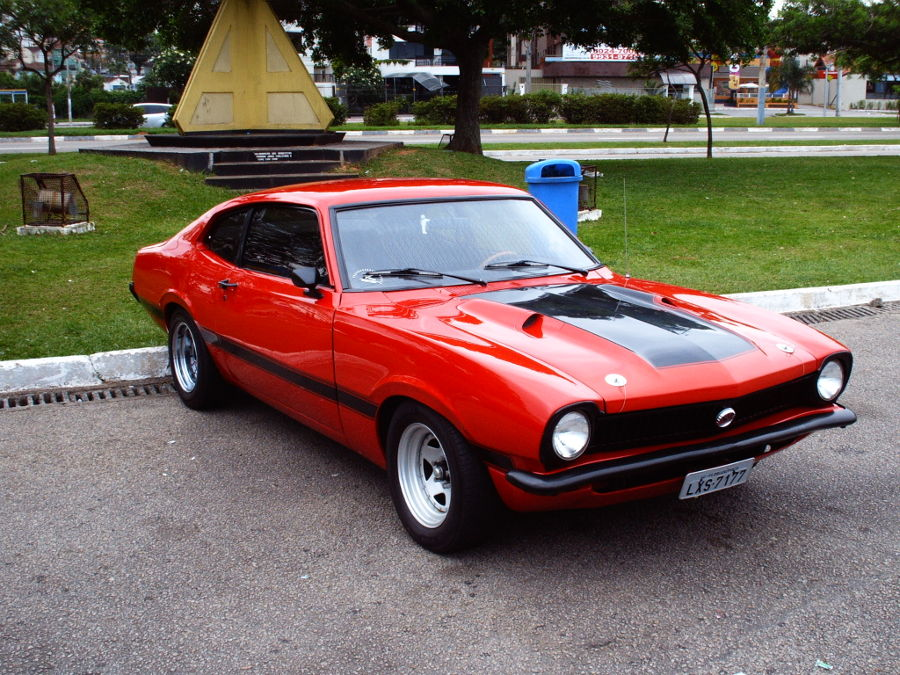
#> input picture data/car-01.jpg, 900 x 675 px
$ jupyter execute --allow-errors Filters.ipynb   (shell and % lines are left out)   (older library calls are emulated)
#> lines starting #> are read from the running program, lines starting #| are printed output that depends on the picture
### jupyter/fastaniso.py
import numpy as np
import warnings

def anisodiff(img,niter=1,kappa=50,gamma=0.1,step=(1.,1.),option=1,ploton=False):
    """
    Anisotropic diffusion.

    Usage:
    imgout = anisodiff(im, niter, kappa, gamma, option)

    Arguments:
            img    - input image
            niter  - number of iterations
            kappa  - conduction coefficient 20-100 ?
            gamma  - max value of .25 for stability
            step   - tuple, the distance between adjacent pixels in (y,x)
            option - 1 Perona Malik diffusion equation No 1
                     2 Perona Malik diffusion equation No 2
            ploton - if True, the image will be plotted on every iteration

    Returns:
            imgout   - diffused image.

    kappa controls conduction as a function of gradient.  If kappa is low
    small intensity gradients are able to block conduction and hence diffusion
    across step edges.  A large value reduces the influence of intensity
    gradients on conduction.

    gamma controls speed of diffusion (you usually want it at a maximum of
    0.25)

    step is used to scale the gradients in case the spacing between adjacent
    pixels differs in the x and y axes

    Diffusion equation 1 favours high contrast edges over low contrast ones.
    Diffusion equation 2 favours wide regions over smaller ones.

    Reference:
    P. Perona and J. Malik.
    Scale-space and edge detection using ansotropic diffusion.
    IEEE Transactions on Pattern Analysis and Machine Intelligence,
    12(7):629-639, July 1990.

    Original MATLAB code by Peter Kovesi
    School of Computer Science & Software Engineering
    The University of Western Australia
    pk @ csse uwa edu au
    <http://www.csse.uwa.edu.au>

    Translated to Python and optimised by Alistair Muldal
    Department of Pharmacology
    University of Oxford
    <alistair.muldal@pharm.ox.ac.uk>

    June 2000  original version.
    March 2002 corrected diffusion eqn No 2.
    July 2012 translated to Python

    April 2019 - Corrected for Python 3.7 - AvW
    """

    # ...you could always diffuse each color channel independently if you
    # really want
    if img.ndim == 3:
        warnings.warn("Only grayscale images allowed, converting to 2D matrix")
        img = img.mean(2)

    # initialize output array
    img = img.astype('float32')
    imgout = img.copy()

    # initialize some internal variables
    deltaS = np.zeros_like(imgout)
    deltaE = deltaS.copy()
    NS = deltaS.copy()
    EW = deltaS.copy()
    gS = np.ones_like(imgout)
    gE = gS.copy()

    # create the plot figure, if requested
    if ploton:
        import pylab as pl
        from time import sleep

        fig = pl.figure(figsize=(20,5.5),num="Anisotropic diffusion")
        ax1,ax2 = fig.add_subplot(1,2,1),fig.add_subplot(1,2,2)

        ax1.imshow(img,interpolation='nearest')
        ih = ax2.imshow(imgout,interpolation='nearest',animated=True)
        ax1.set_title("Original image")
        ax2.set_title("Iteration 0")

        fig.canvas.draw()

    for ii in range(niter):

        # calculate the diffs
        deltaS[:-1,: ] = np.diff(imgout,axis=0)
        deltaE[: ,:-1] = np.diff(imgout,axis=1)

        # conduction gradients (only need to compute one per dim!)
        if option == 1:
            gS = np.exp(-(deltaS/kappa)**2.)/step[0]
            gE = np.exp(-(deltaE/kappa)**2.)/step[1]
        elif option == 2:
            gS = 1./(1.+(deltaS/kappa)**2.)/step[0]
            gE = 1./(1.+(deltaE/kappa)**2.)/step[1]

        # update matrices
        E = gE*deltaE
        S = gS*deltaS

        # subtract a copy that has been shifted 'North/West' by one
        # pixel. don't as questions. just do it. trust me.
        NS[:] = S
        EW[:] = E
        NS[1:,:] -= S[:-1,:]
        EW[:,1:] -= E[:,:-1]

        # update the image
        imgout += gamma*(NS+EW)

        if ploton:
            iterstring = "Iteration %i" %(ii+1)
            ih.set_data(imgout)
            ax2.set_title(iterstring)
            fig.canvas.draw()
            # sleep(0.01)

    return imgout

# [137 lines left out: function anisodiff3, not called in this run]

### jupyter/Filters.ipynb
<a href="https://drive.google.com/open?id=1r5voXzSv-AFZFyGwgu-UCX7BvrudQDH8"></a>&nbsp; &nbsp;<a href="https://github.com/awangenh/vision"></a>&nbsp; &nbsp;<a href="https://codigos.ufsc.br/awangenh/vision"></a>&nbsp; &nbsp;<a href=""></a>&nbsp; &nbsp; <a href=""></a>&nbsp; &nbsp;<a href=""></a>&nbsp; &nbsp;<a href=""></a>

<small>Observe that, if you chose to *Open in Colab* you'll be redirected to read-only notebooks that you'll have to right-click on and chose to *Open  in Colab* again.</small>

### Cloning the ***Computer Vision*** repository from a Git

[cell 1]
# To clone from our personal Github mirror (may be out of sync):

[cell 2]
# To clone from UFSC's Institutional Gitlab (always the latest version):

### Common Initializations

# Simple Filters

This section discusses simple filters. Some of these filter employ simple mathematical operations, such as mean or media, other employ simples convolutions, such as Gaussian, low-pass, high-pass or band-pass filters.

### Filters in OpenCV

OpenCV implements a huge palette of filters. You'll find some documentation on these pages:
- Methods: https://docs.opencv.org/3.4.1/d4/d86/group__imgproc__filter.html
- Explanations: https://docs.opencv.org/3.0-beta/modules/imgproc/doc/filtering.html

We will demonstrate a few here. OpenCV also allows you to develop any custom convolutional filter using  the OpenCV function [filter2D()](https://docs.opencv.org/3.4.3/d5/df1/group__imgproc__hal__functions.html#ga42c2468ab3a1238fbf48458c57169081) to create your own linear filters. Here's an official tutorial: https://docs.opencv.org/3.4.3/d4/dbd/tutorial_filter_2d.html.

Mathematical Morphology filters we will handle in a separate, specific notebook.

The **Median Blur** smoothes an image using the median filter with the $(\texttt{ksize} \times \texttt{ksize})$ aperture. Each channel of a multi-channel image is processed independently. Parameters:

    src – input 1-, 3-, or 4-channel image; when ksize is 3 or 5, the image depth should be CV_8U, CV_16U, or CV_32F, for larger aperture sizes, it can only be CV_8U.
    dst – destination array of the same size and type as src.
    ksize – aperture linear size; it must be odd and greater than 1, for example: 3, 5, 7 ...

[cell 3]
from ipywidgets import interact_manual
import matplotlib.pyplot as plt
import cv2

# load the image and perform pyramid mean shift filtering
# to aid the thresholding step
image = cv2.imread("../data/car-01.jpg")
#> image is the input picture: shape (675, 900, 3); mean B, G, R 91.3, 99.3, 115.6
image = cv2.cvtColor(image, cv2.COLOR_BGR2RGB)
#> the sliders are set to ksize = 36

def my_median_blur(ksize = 11):
#> the sliders are set to spatialWindow = 26, colorWindow = 51
    global image
    # The Median Filter smoothes an image using the median filter.
    shifted = cv2.medianBlur(image, ksize=ksize)

    fig, axes = plt.subplots(nrows = 1,ncols=2, figsize=(20, 7), sharex=True, sharey=True)
    ax = axes.ravel()

    ax[0].imshow(image)
    ax[0].set_title('Original image')

    ax[1].imshow(shifted)
    ax[1].set_title('Median-Blurred')

    for a in ax:
        a.axis('off')

    fig.tight_layout()
    plt.show()

#> (the rest of this cell did not finish here and is left out)

The **Mean Shift Filter** performs the initial step of a meanshift segmentation of an image. Parameters:

    cv2.pyrMeanShiftFiltering(src, sp, sr[, dst[, maxLevel[, termcrit]]]) → dst
    src – The source 8-bit, 3-channel image.
    dst – The destination image of the same format and the same size as the source.
    sp – The spatial window radius.
    sr – The color window radius.
    maxLevel – Maximum level of the pyramid for the segmentation.
    termcrit – Termination criteria: when to stop meanshift iterations.

[cell 4]
from ipywidgets import interact_manual
import matplotlib.pyplot as plt
import cv2

# load the image and perform pyramid mean shift filtering
# to aid the thresholding step
image = cv2.imread("../data/car-01.jpg")
image = cv2.cvtColor(image, cv2.COLOR_BGR2RGB)

def my_mean_sfift (spatialWindow = 21, colorWindow = 51):
#> called with spatialWindow = 26, colorWindow = 51
    global image
    # The Mean Shift Filter performs the initial step of meanshift segmentation of an image.
    shifted = cv2.pyrMeanShiftFiltering(image, sp=spatialWindow, sr=colorWindow)

    fig, axes = plt.subplots(nrows = 1,ncols=2, figsize=(20, 7), sharex=True, sharey=True)
    ax = axes.ravel()

    ax[0].imshow(image)
    ax[0].set_title('Original image')

    ax[1].imshow(shifted)
    ax[1].set_title('Mean-Shifted')

    for a in ax:
        a.axis('off')

    fig.tight_layout()
    plt.show()
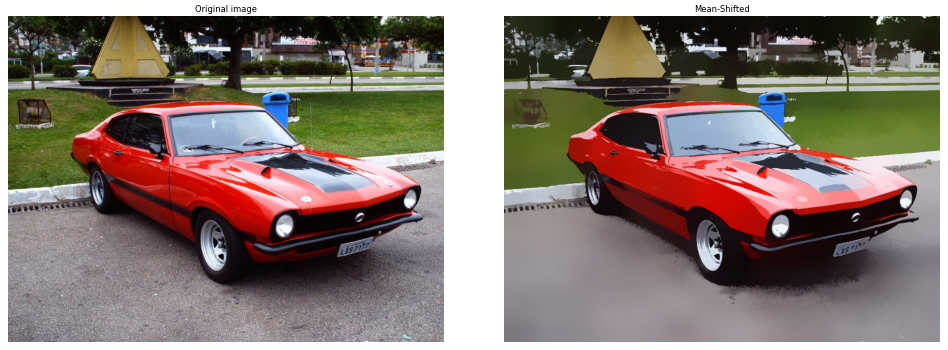
#> figure drawn by matplotlib, 2 panels
#> the sliders are set to ksize = 26, sigmaX = 5.05

interact_manual(my_mean_sfift, spatialWindow = (1, 51, 2), colorWindow = (1, 101, 2))

The **Gaussian filter** blurs an image: The function convolves the source image with the specified Gaussian kernel. Parameters:

    src – input image; the image can have any number of channels, which are processed independently, but the depth should be CV_8U, CV_16U, CV_16S, CV_32F or CV_64F.
    dst – output image of the same size and type as src.
    ksize – Gaussian kernel size. ksize.width and ksize.height can differ but they both must be positive and odd. Or, they can be zero’s and then they are computed from sigma* .
    sigmaX – Gaussian kernel standard deviation in X direction.
    sigmaY – Gaussian kernel standard deviation in Y direction; if sigmaY is zero, it is set to be equal to sigmaX.
    borderType – pixel extrapolation method (see borderInterpolate for details).

[cell 5]
from ipywidgets import interact_manual
import matplotlib.pyplot as plt
import cv2
import copy

# load the image and perform pyramid mean shift filtering
# to aid the thresholding step
image = cv2.imread("../data/car-01.jpg")
image = cv2.cvtColor(image, cv2.COLOR_BGR2RGB)

def my_gaussian_blur (ksize = 21, sigmaX = 0.5):
    # The Gaussian filter convolves the source image with the specified Gaussian kernel.
    blurred = cv2.GaussianBlur(image, ksize = (ksize, ksize), sigmaX = sigmaX)

    fig, axes = plt.subplots(nrows = 1,ncols=2, figsize=(20, 7), sharex=True, sharey=True)
    ax = axes.ravel()

    ax[0].imshow(image)
    ax[0].set_title('Original image')

    ax[1].imshow(blurred)
    ax[1].set_title('Gaussian-Blurred')

    for a in ax:
        a.axis('off')

    fig.tight_layout()
    plt.show()

#> (the rest of this cell did not finish here and is left out)

# Advanced Filters

In this section we will discuss more advanced and refined filters.

## Anisotropic Diffusion Filter

### National Library of Medicine Insight Segmentation and Registration Toolkit (ITK)

ITK (https://itk.org/) has a good implementation of teh Perona&Malik Anisotropic Diffusion Filter: https://itk.org/Doxygen/html/classitk_1_1GradientAnisotropicDiffusionImageFilter.html. ITK is an open-source, cross-platform system that provides developers with an extensive suite of software tools for image analysis.  Developed through extreme programming methodologies, ITK employs leading-edge algorithms for registering and segmenting multidimensional data.

Anisotropic diffusion examples can be found here: https://itk.org/ITKExamples/src/Filtering/AnisotropicSmoothing/ComputePeronaMalikAnisotropicDiffusion/Documentation.html

ITK is a standard, PyPi-distributed package. If you are running this notebook on the UFSC SeTIC teaching server, ITK will be alredy installed. If you're running this on Colab or elsewhere, ITK Python packages can be installed by running:

You can import the whole ITK suite by doing:

[cell 6]
import itk

ITK has its own image reading and handling methods, so the code using ITK will look different from your vanilla matplotlib/SciKit/OpenCV code:

[cell 7]
inputImage = "../data/ct-02.jpg"
outputImage = "../data/ct-02-diff.jpg"
numberOfIterations = 10
conductance = 1.

Dimension = 2
InputPixelType = itk.UC
InputImageType = itk.Image[InputPixelType, Dimension]
OutputPixelType = itk.F
OutputImageType = itk.Image[OutputPixelType, Dimension]

ReaderType = itk.ImageFileReader[InputImageType]
#> (the rest of this cell did not finish here and is left out)

### Fast Anisotropic Diffusion by Alistair Muldal

This is another independent anisotropic filter implementation. Code made available at https://pastebin.com/u/ali_m  Alistair Muldal (ALI_M) is a Research Scientist at Google DeepMind. His Git is https://github.com/alimuldal. In this notebook we will be using my Git mirror, which I adapted for Python 3.

[cell 8]
# Do this once (or each time you restart the kernel if you're using Colab)
# Code below downloads the Python 3 version stored in my mirror
# wget parameters:
# --backups=1 : renames original file with .1 suffix and writes new file to the intended filename
# -q : run quiet unless there's an error

[cell 9]
from ipywidgets import interact, interactive, interact_manual
import matplotlib.pyplot as plt
from skimage.feature import peak_local_max
from skimage.morphology import watershed
import cv2
import copy
import numpy as np
from PIL import Image
# Import the anisotropic filter
from fastaniso import *

image = cv2.imread("../data/ct-02.jpg", cv2.IMREAD_GRAYSCALE)
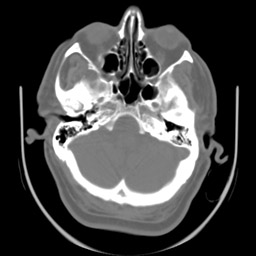
#> input picture data/ct-02.jpg, 256 x 256 px
#> image is the input picture: shape (256, 256); min 0, max 255, mean 70.7
#> the sliders are set to niter = 5000, kappa = 50, gamma = 0.505, step = 5.5, option = equation #1

def my_fastaniso2D(niter=100,kappa=5,gamma=0.1,step=1.,option='equation #1'):
    global image
    if (option == 'equation #1'):
        option = 1
    else:
        option = 2
    output = anisodiff(image, niter=niter,kappa=kappa, gamma=gamma, step=(step,step), option=option, ploton=False)
#> the loop in anisodiff, `for ii in range(niter):` made 5000 passes
#> pass 1, in anisodiff, `gE = np.exp(-(deltaE/kappa)**2.)/step[1]`:
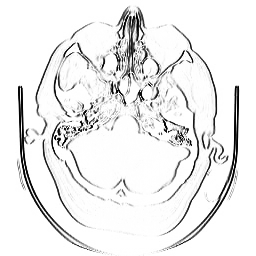
#> gE: shape (256, 256) float32; min 8.7e-07, max 0.182, mean 0.169; drawn with min black and max white
#> pass 1, in anisodiff, `E = gE*deltaE`:
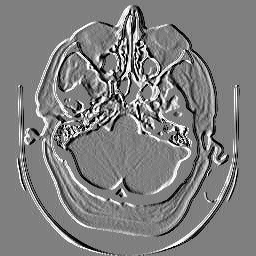
#> E: shape (256, 256) float32; min -3.9, max 3.9, mean 0.0116; drawn with min black and max white
#> pass 1, in anisodiff, `S = gS*deltaS`:
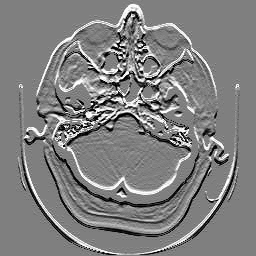
#> S: shape (256, 256) float32; min -3.9, max 3.9, mean 0.0222; drawn with min black and max white
#> after the loop in anisodiff, `for ii in range(niter):`:
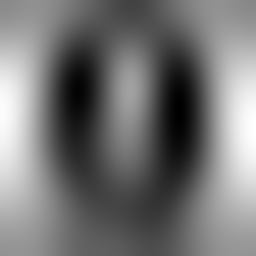
#> EW: shape (256, 256) float32; min -0.00989, max 0.0117, mean 9.73e-13; drawn with min black and max white
#> after the loop in anisodiff, `for ii in range(niter):`:
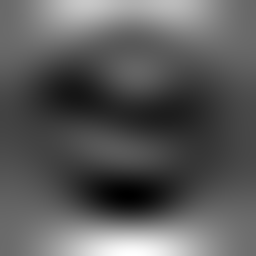
#> NS: shape (256, 256) float32; min -0.00744, max 0.0135, mean 0; drawn with min black and max white
#> after the loop in anisodiff, `for ii in range(niter):`:
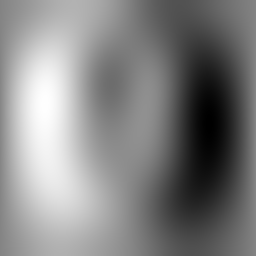
#> deltaE: shape (256, 256) float32; min -1.99, max 1.88, mean 0.000922; drawn with min black and max white
#> after the loop in anisodiff, `for ii in range(niter):`:
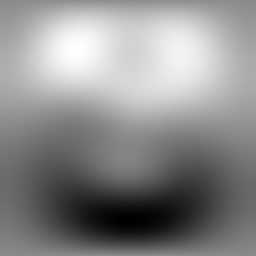
#> deltaS: shape (256, 256) float32; min -1.64, max 1.38, mean 0.0162; drawn with min black and max white
#> after the loop in anisodiff, `for ii in range(niter):`:
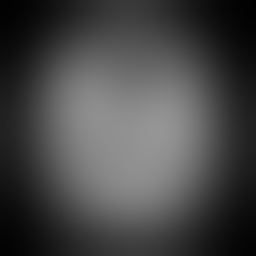
#> imgout: shape (256, 256) float32; min 1.82, max 149.7, mean 70.7

    fig, axes = plt.subplots(ncols=2, figsize=(16, 8), sharex=True, sharey=True)
    ax = axes.ravel()
    ax[0].imshow(image, cmap=plt.cm.gray)
    ax[0].set_title('Original')

    # Plot regions using selected colormap...
    ax[1].imshow(output, cmap=plt.cm.gray)
    ax[1].set_title('Diff 2D')
    for a in ax:
        a.set_axis_off()
    fig.tight_layout()
    plt.show()

interact_manual(my_fastaniso2D, niter=(1, 10000), kappa=(1, 100), gamma=(0.01, 1.), step=(1., 10.), option=['equation #1', 'equation #2'])
